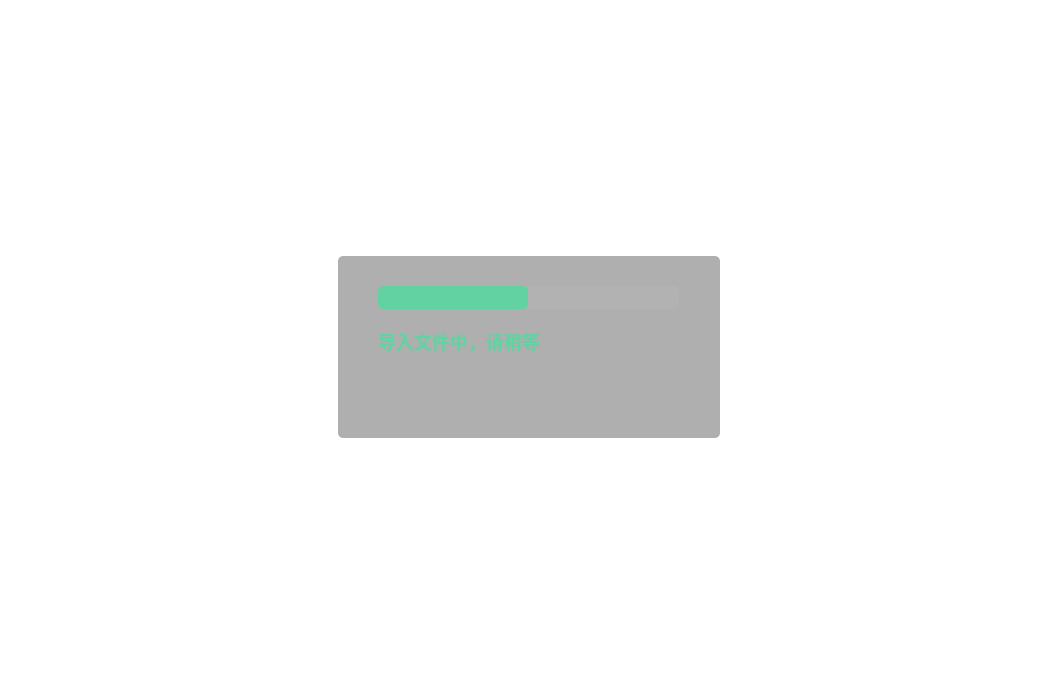
<?xml version="1.0" encoding="UTF-8"?>
<ui version="4.0">
 <class>ProcessPane</class>
 <widget class="QWidget" name="ProcessPane">
  <property name="geometry">
   <rect>
    <x>0</x>
    <y>0</y>
    <width>1058</width>
    <height>693</height>
   </rect>
  </property>
  <property name="minimumSize">
   <size>
    <width>30</width>
    <height>30</height>
   </size>
  </property>
  <property name="maximumSize">
   <size>
    <width>16777215</width>
    <height>16777215</height>
   </size>
  </property>
  <property name="windowTitle">
   <string>Form</string>
  </property>
  <property name="styleSheet">
   <string notr="true">background-color: rgba(255, 255, 255, 0);</string>
  </property>
  <layout class="QGridLayout" name="gridLayout">
   <property name="leftMargin">
    <number>0</number>
   </property>
   <property name="topMargin">
    <number>0</number>
   </property>
   <property name="rightMargin">
    <number>0</number>
   </property>
   <property name="bottomMargin">
    <number>0</number>
   </property>
   <property name="spacing">
    <number>0</number>
   </property>
   <item row="0" column="1">
    <spacer name="verticalSpacer">
     <property name="orientation">
      <enum>Qt::Vertical</enum>
     </property>
     <property name="sizeHint" stdset="0">
      <size>
       <width>20</width>
       <height>244</height>
      </size>
     </property>
    </spacer>
   </item>
   <item row="1" column="0">
    <spacer name="horizontalSpacer">
     <property name="orientation">
      <enum>Qt::Horizontal</enum>
     </property>
     <property name="sizeHint" stdset="0">
      <size>
       <width>326</width>
       <height>20</height>
      </size>
     </property>
    </spacer>
   </item>
   <item row="1" column="1">
    <widget class="QWidget" name="widget" native="true">
     <property name="minimumSize">
      <size>
       <width>400</width>
       <height>200</height>
      </size>
     </property>
     <property name="maximumSize">
      <size>
       <width>400</width>
       <height>200</height>
      </size>
     </property>
     <property name="styleSheet">
      <string notr="true">background-color: rgb(255, 255, 255,0);</string>
     </property>
     <layout class="QGridLayout" name="gridLayout_2">
      <item row="0" column="0">
       <widget class="QWidget" name="backgroundwidget" native="true">
        <property name="styleSheet">
         <string notr="true">#backgroundwidget
{
	border: 3px solid &quot;#62d2a2&quot;;
	border-radius:5px;
    font:bold 24px;
	background-color: rgba(0,0,0,80);
}</string>
        </property>
        <widget class="QProgressBar" name="progressBar">
         <property name="geometry">
          <rect>
           <x>40</x>
           <y>30</y>
           <width>301</width>
           <height>23</height>
          </rect>
         </property>
         <property name="styleSheet">
          <string notr="true">
QProgressBar
{
	border-radius:5px;
	background-color: rgba(255,255,255,10);

}
QProgressBar::chunk
{
	border-radius:5px;
	background-color:#62d2a2;
}
</string>
         </property>
         <property name="maximum">
          <number>0</number>
         </property>
         <property name="value">
          <number>-1</number>
         </property>
         <property name="textVisible">
          <bool>false</bool>
         </property>
        </widget>
        <widget class="QLabel" name="label">
         <property name="geometry">
          <rect>
           <x>40</x>
           <y>70</y>
           <width>301</width>
           <height>31</height>
          </rect>
         </property>
         <property name="styleSheet">
          <string notr="true">color:#62d2a2;
font:bold 18px;</string>
         </property>
         <property name="text">
          <string>导入文件中，请稍等</string>
         </property>
        </widget>
       </widget>
      </item>
     </layout>
    </widget>
   </item>
   <item row="1" column="2">
    <spacer name="horizontalSpacer_2">
     <property name="orientation">
      <enum>Qt::Horizontal</enum>
     </property>
     <property name="sizeHint" stdset="0">
      <size>
       <width>326</width>
       <height>20</height>
      </size>
     </property>
    </spacer>
   </item>
   <item row="2" column="1">
    <spacer name="verticalSpacer_2">
     <property name="orientation">
      <enum>Qt::Vertical</enum>
     </property>
     <property name="sizeHint" stdset="0">
      <size>
       <width>20</width>
       <height>243</height>
      </size>
     </property>
    </spacer>
   </item>
  </layout>
 </widget>
 <resources/>
 <connections/>
</ui>
